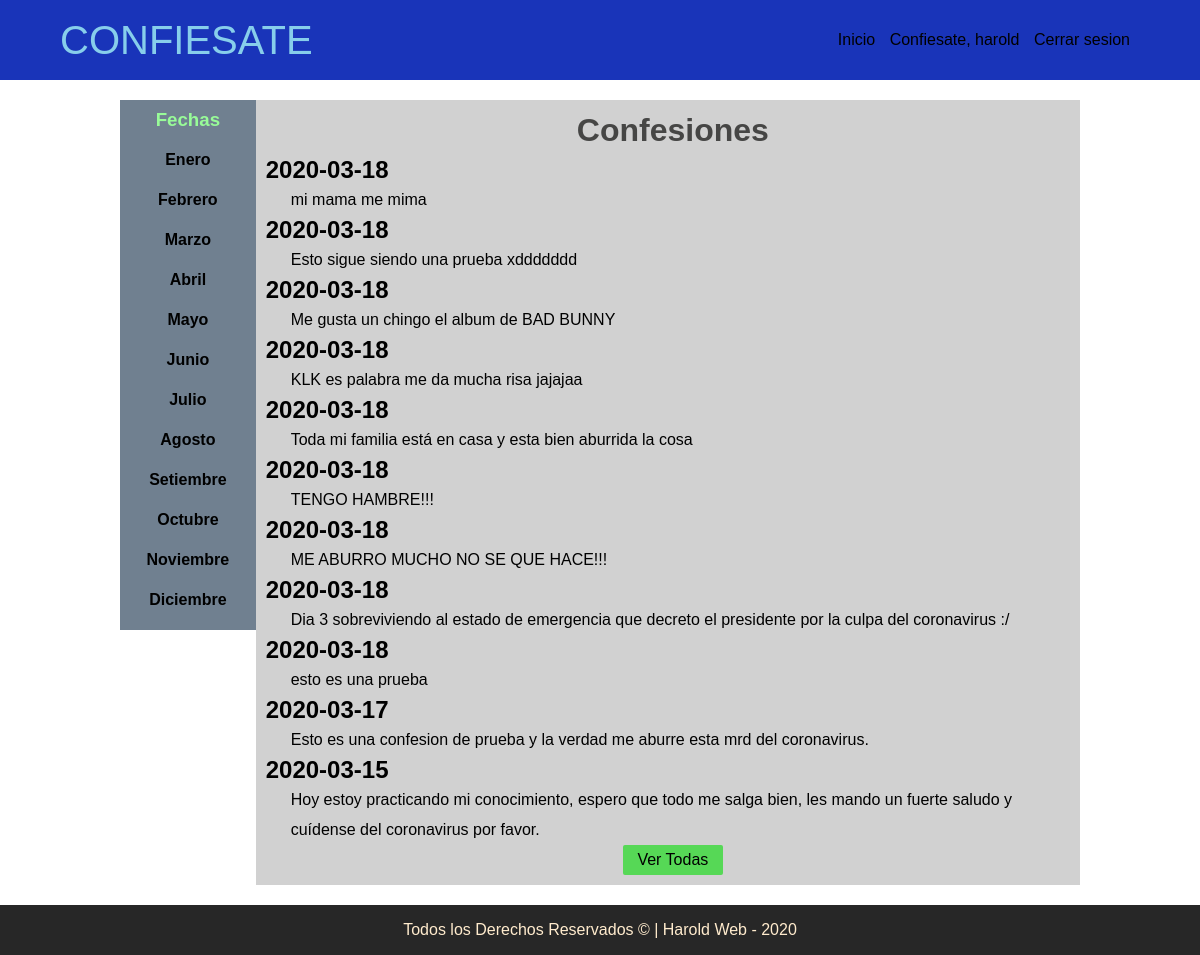
The page /ver-todas.php (signed in) on the database its author committed.
### tables this page shows
CREATE TABLE `entradas` (
  `id` int(9) NOT NULL,
  `usuario_id` int(9) NOT NULL,
  `fecha` date NOT NULL,
  `descripcion` mediumtext DEFAULT NULL
);

### include/helpers.php (called while the page is built, shortened)
<?php
function traerTodasEntradas($conexion){
    $sql = "SELECT * FROM entradas ORDER BY id DESC";
    $ejecutar = mysqli_query($conexion,$sql);
    $entradas = array();
    if($ejecutar){
        $entradas = $ejecutar;
    }
    return $entradas;
}

### ver-todas.php (the view)
<?php require_once 'include/header.php' ?>
<?php require_once 'include/db.php' ?>
<?php require_once 'include/helpers.php' ?>
<?php require_once 'include/sidebar.php' ?>
    <main class="principal">
        <h1 class="center">Confesiones</h1>
        <article class="articulos">
            <?php $entrada = traerTodasEntradas($conexion) ?>
            <?php while ($entradita = mysqli_fetch_assoc($entrada)): ?>
                <h1><?= $entradita['fecha'] ?></h1>
                <p><?= $entradita['descripcion'] ?></p>
            <?php endwhile; ?>
        </article>
        <div class="ver-todas">
            <a href="ver-todas.php">Ver Todas</a>
        </div>
    </main>
</div>
<?php require_once 'include/footer.php' ?>

### assets/css/style.css (style rules this page uses)
* { margin: 0px; padding: 0px; font-family: "Trebuchet MS", "Lucida Sans Unicode", "Lucida Grande", "Lucida Sans", Arial, sans-serif; list-style: none; }
a { color: black; text-decoration: none; }
.principal { background-color: #d1d1d1; text-align: initial; width: 900px; line-height: 30px; text-align: left; padding-top: 15px; padding-left: 10px; }
.principal .center { text-align: center; margin-bottom: 10px; color: #252524ce; }
.articulos p { margin-left: 25px; }
.ver-todas { background-color: rgba(60, 218, 60, 0.822); width: 100px; height: 30px; text-align: center; border-radius: 2px; margin: auto; margin-bottom: 10px; }

### rows shown on the page
entradas: fecha "2020-03-18", descripcion "mi mama me mima"
entradas: fecha "2020-03-18", descripcion "Esto sigue siendo una prueba xddddddd"
entradas: fecha "2020-03-18", descripcion "Me gusta un chingo el album de BAD BUNNY"
entradas: fecha "2020-03-18", descripcion "KLK es palabra me da mucha risa jajajaa"
entradas: fecha "2020-03-18", descripcion "Toda mi familia está en casa y esta bien aburrida la cosa"
entradas: fecha "2020-03-18", descripcion "TENGO HAMBRE!!!"
entradas: fecha "2020-03-18", descripcion "ME ABURRO MUCHO NO SE QUE HACE!!!"
entradas: fecha "2020-03-18", descripcion "Dia 3 sobreviviendo al estado de emergencia que decreto el presidente por la culpa del coronavirus :/"
entradas: fecha "2020-03-18", descripcion "esto es una prueba"
entradas: fecha "2020-03-17", descripcion "Esto es una confesion de prueba y la verdad me aburre esta mrd del coronavirus."
entradas: fecha "2020-03-15", descripcion "Hoy estoy practicando mi conocimiento, espero que todo me salga bien, les mando un fuerte saludo y cuídense del coronavirus por favor."

### other values the page prints
$_SESSION['verificado']['nombre'] "harold"
